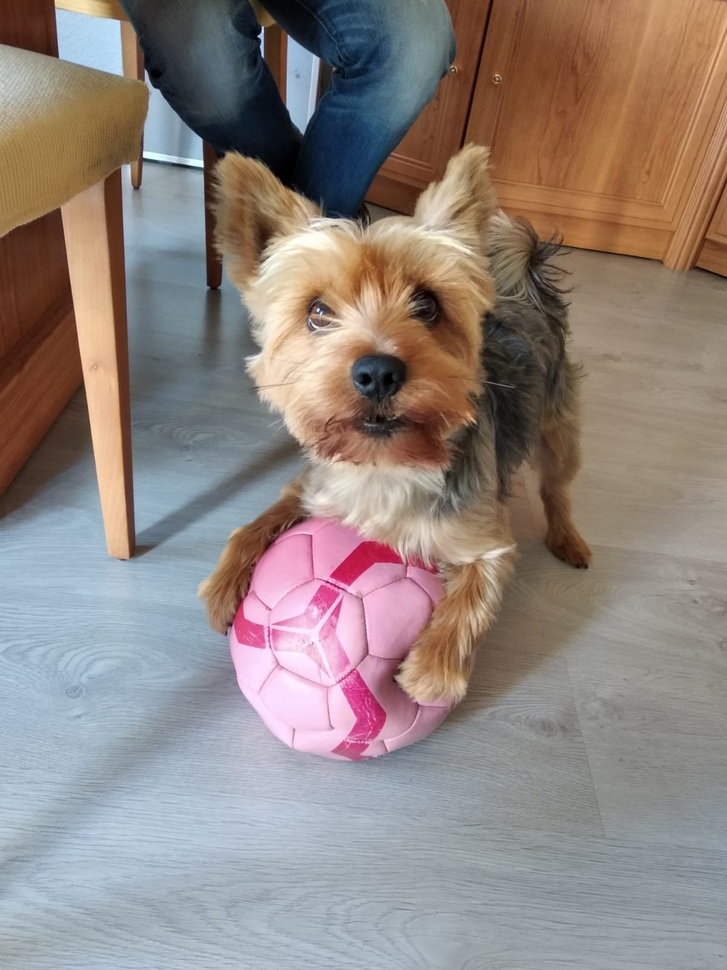
%> input picture Tareas/Tarea 1/G15.jpeg, 727 x 970 px, shrunk from 1200 x 1600 before the run
$ octave G15.m   (GNU Octave 9; MATLAB toolbox functions it lacks are replaced by stand-ins)
%> lines starting %> are read from the running program, lines starting %| are printed output that depends on the picture; in (x1, y1, x2, y2) boxes, pixels count from 0 and x2, y2 are one past the last pixel; in counts of white or black regions, pixels touching at a corner belong together; the program's own positions count from 1
% Integrante-1: Ana Poveda Garc韆 Herrero
% Integrante-2: Cristina Taboada Mayo.

%% -------------------- PARTE OBLIGATORIA --------------------
%clear all, close all, clc
% Cargamos la imagen que vamos a utilizar.
I = imread('G15.jpeg');
%> I is the input picture: size 970x727x3 uint8; mean R, G, B 144.1, 132.1, 127.1

% Primero, realizo un filtrado de la imagen para obtener los
% bordes/contornos verticales de mayor intensidad.

% Definimos el filtro.
% Utilizando directamente este filtro, obtendr韆 los contornos horizontales.
Hprew = fspecial('prewitt');
% Definimos la transpuesta de filtro previamente definido para obtener en
% el filtrado los bordes/contornos verticales.
Hprew2 = Hprew';
% Realizamos el filtrado.
I_Hprew2 = imfilter(double(I),Hprew2,'symmetric');

% Convierto la imagen resultante en una imagen binaria.
BW = im2bw(I_Hprew2);
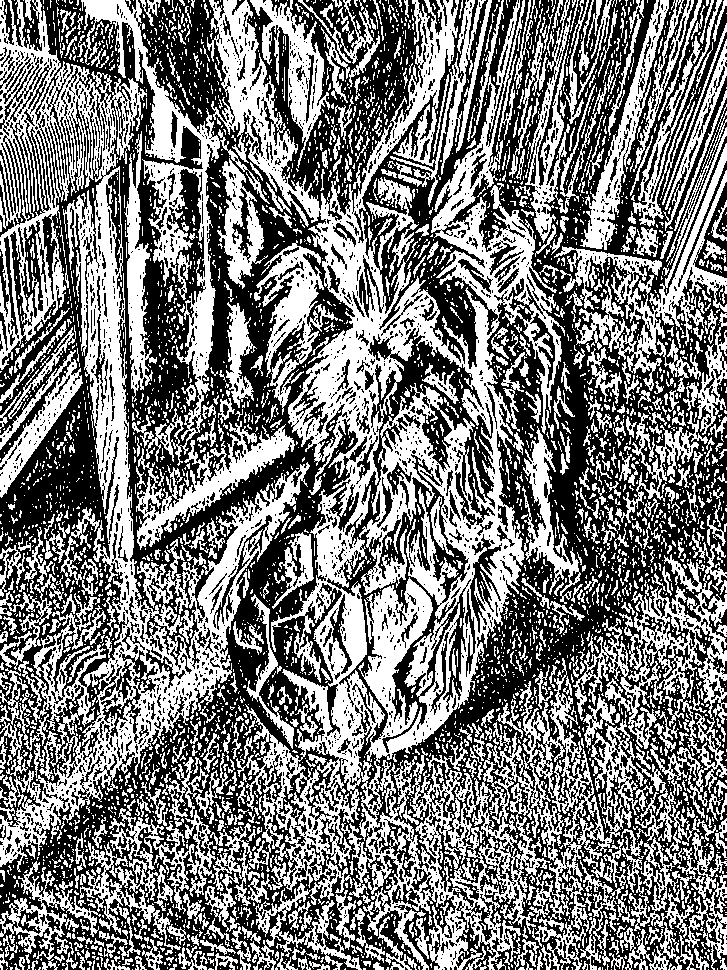
%> BW: size 970x727 logical; 47.7% white; 4252 white regions (3491 under 20 px), largest, box (x1, y1, x2, y2) and area: (207, 0, 644, 970) 115582, (0, 0, 310, 872) 52034, (81, 0, 270, 466) 11458

% Mostramos las imagenes resultantes.
figure,subplot(1,3,1),imshow(I),title('Imagen original')
subplot(1,3,2),imshow(uint8(abs(I_Hprew2))), title('Imagen filtrada contornos verticales')
subplot(1,3,3),imshow(BW),title('Imagen binaria bordes/contornos verticales')

%% Otra forma de resolverlo. (El resultado de esta transformacion no es bueno.
% Cargamos la imagen que vamos a utilizar.
I = imread('G15.jpeg');

% Convierto la imagen en una imagen binaria.
BW = im2bw(I);
%> BW: size 970x727 logical; 62.6% white; 600 black regions (557 under 20 px), largest, box (x1, y1, x2, y2) and area: (0, 0, 727, 765) 241896, (345, 549, 486, 742) 6634, (211, 483, 313, 636) 4919

% Definimos el filtro.
Hprew = fspecial('prewitt'); % Utilizando directamente este filtro, obtendr韆 los bordes/contornos horizontales.
% Definimos la transpuesta de filtro previamente definido para obtener en
% el filtrado los bordes/contornos verticales.
Hprew2 = Hprew';
% Realizamos el filtrado.
I_Hprew2 = imfilter(double(BW),Hprew2,'symmetric');
%> I_Hprew2: size 970x727 double

% Mostramos las imagenes resultantes.
figure,subplot(1,3,1),imshow(I),title('Imagen original')
subplot(1,3,2),imshow(BW),title('Imagen binaria')
subplot(1,3,3),imshow(uint8(abs(I_Hprew2))), title('Imagen filtrada bordes/contornos verticales')

%% -------------------- PARTE CREATIVA --------------------

% Vamos a visualizar el negativo de I

% Cargamos la imagen que vamos a utilizar.
I = imread('G15.jpeg');

% Separamos sus componentes RGB y las visualizamos.
R = I(:,:,1);
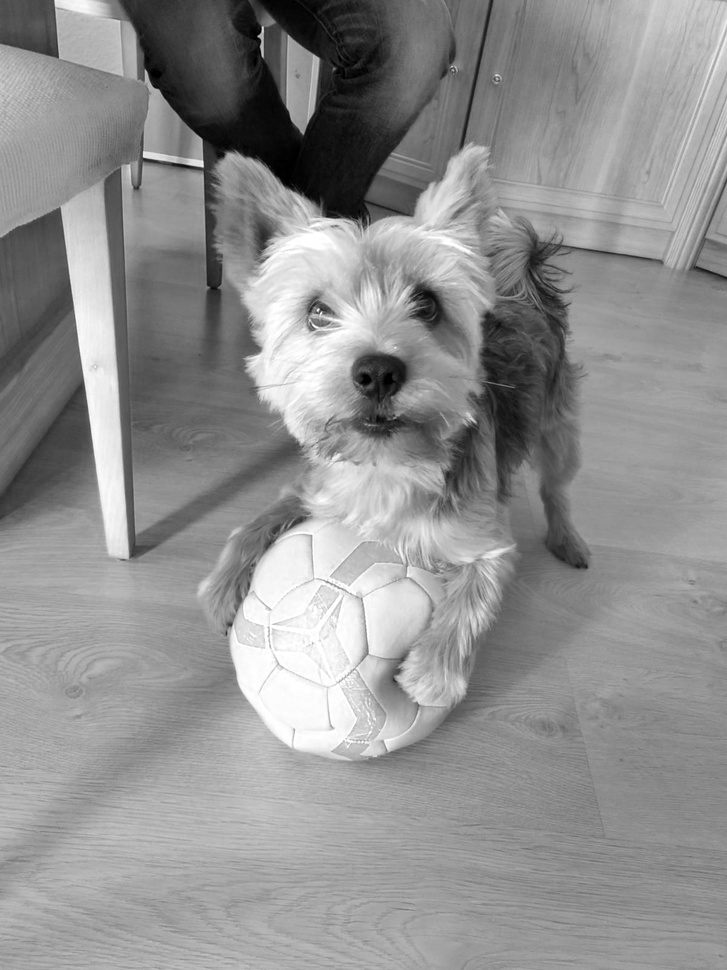
%> R: size 970x727 uint8; min 0, max 255, mean 144.1
G = I(:,:,2);
B = I(:,:,3);
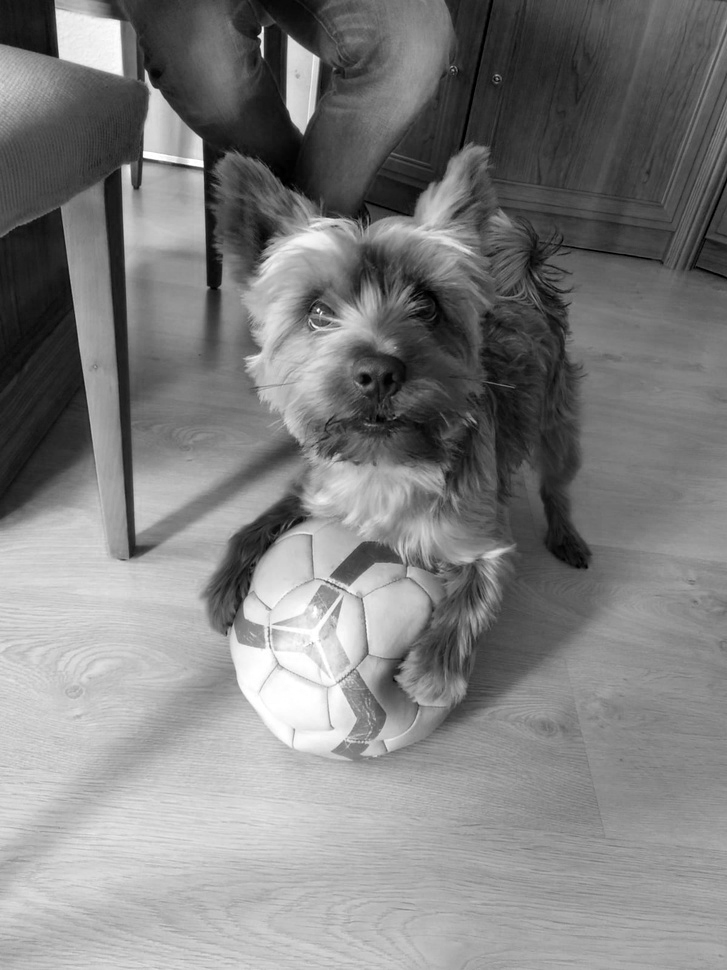
%> B: size 970x727 uint8; min 0, max 255, mean 127.1

figure,subplot(1,3,1),imshow(R),title('Componente roja')
subplot(1,3,2),imshow(G), title('Componente verde')
subplot(1,3,3),imshow(B),title('Componente azul')

% Hallamos el negativo de cada componente y las visualizamos.
NR_R = 255 - R;
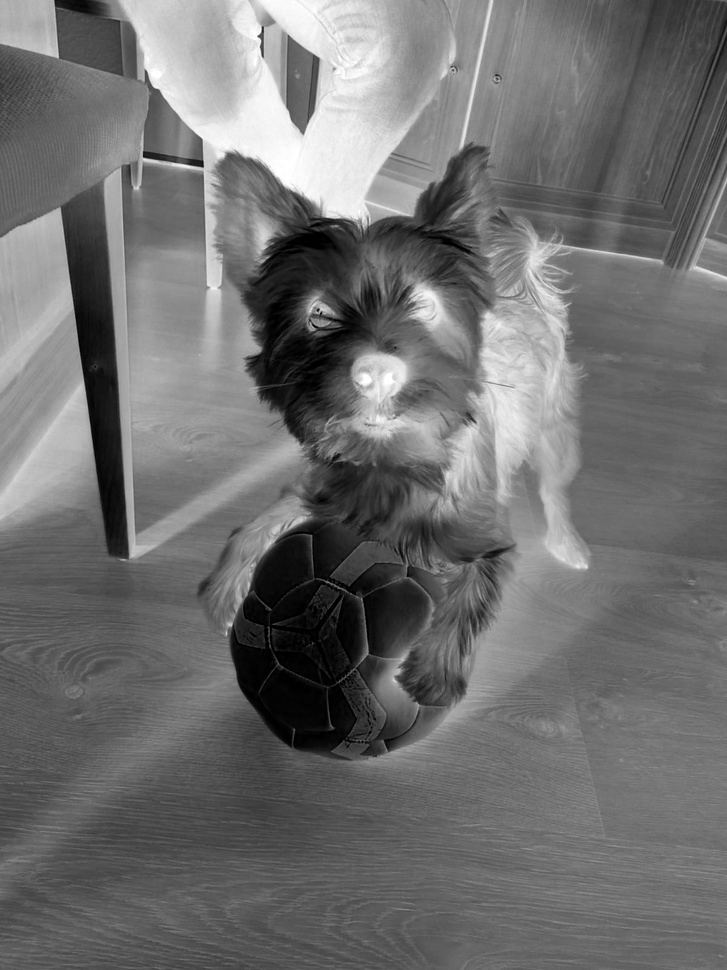
%> NR_R: size 970x727 uint8; min 0, max 255, mean 110.9
NR_G = 255 - G;
NR_B = 255 - B;
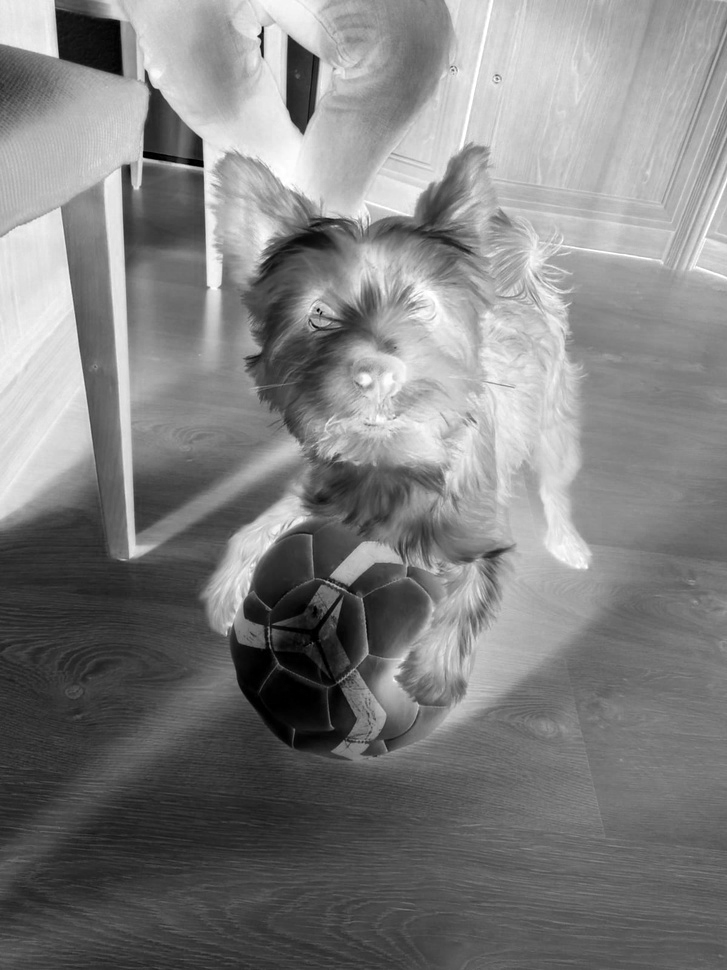
%> NR_B: size 970x727 uint8; min 0, max 255, mean 127.9
figure,subplot(1,3,1),imshow(NR_R),title('Negativo de la componente roja')
subplot(1,3,2),imshow(NR_G), title('Negativo de la componente verde')
subplot(1,3,3),imshow(NR_B),title('Negativo de la componente azul')

% Componenmos la imagen de nuevo con los negativos, para obtener la imagen
% RGB en negativo.
I_Negativo(:,:,1) = NR_R;
I_Negativo(:,:,2) = NR_G;
I_Negativo(:,:,3) = NR_B;
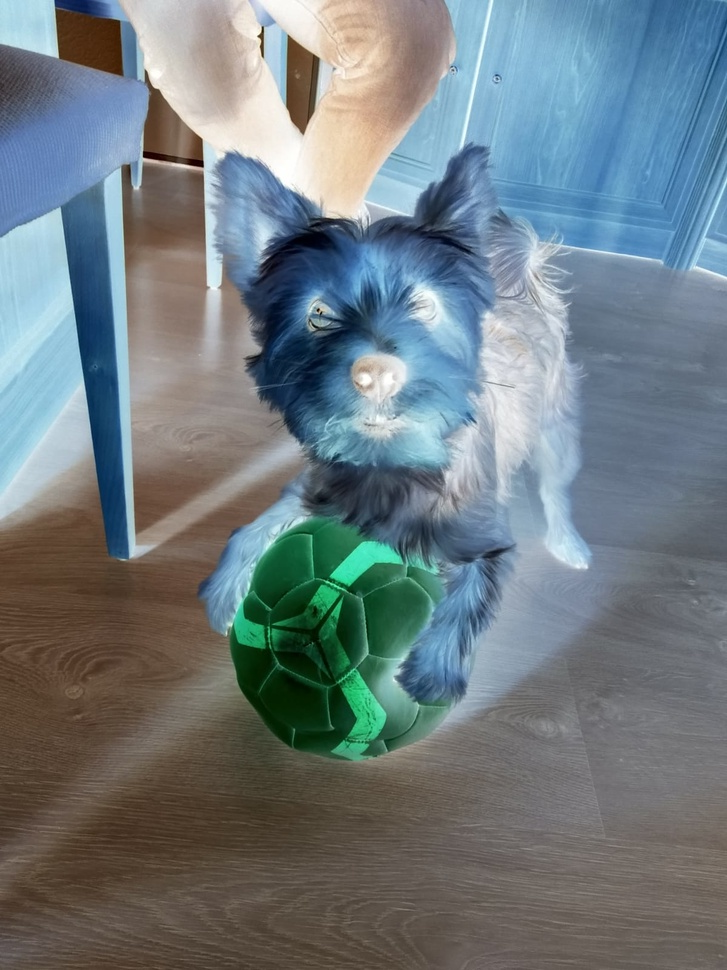
%> I_Negativo: size 970x727x3 uint8; mean R, G, B 110.9, 122.9, 127.9


imwrite(I_Negativo, 'I_Negativo.tif');
figure, subplot(1,2,1), imshow(I), title('Imagen original')
subplot(1,2,2), imshow(I_Negativo), title('Imagen negativo')
